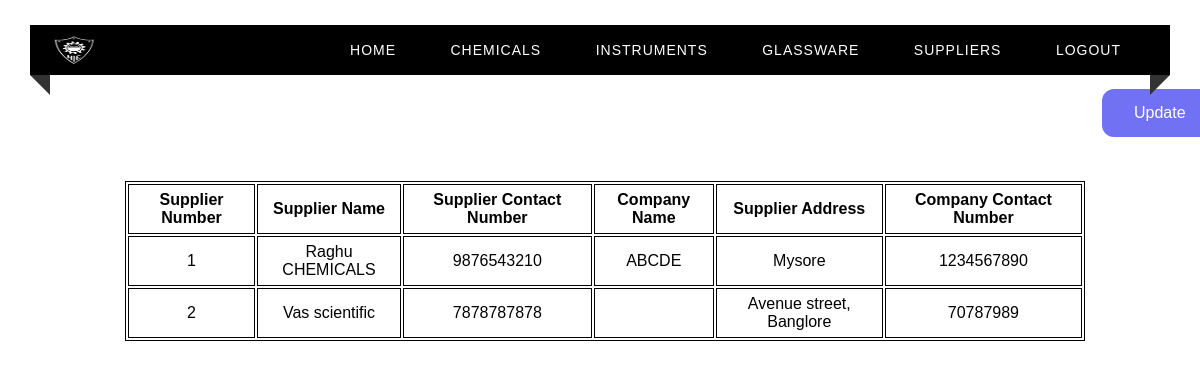
Before: /suppliers with the older database file.
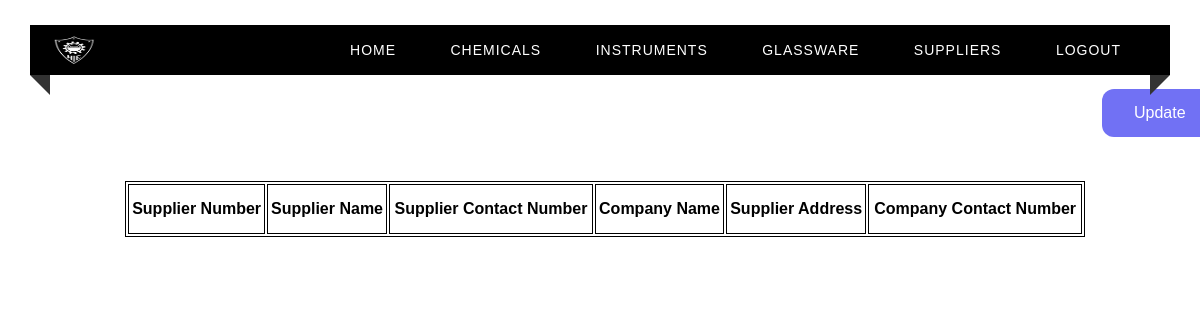
After: the same page with the newer database file.
### tables this page shows
CREATE TABLE SUPPLIER(
    Supplier_No INTEGER PRIMARY KEY ,
    Supplier_Name VARCHAR(30) NOT NULL,
    Supplier_Contact_No VARCHAR(13) NOT NULL,
    Company_Name VARCHAR(40),
    Supplier_Address VARCHAR(100),
    Company_Contact_No VARCHAR(13)
);

### app.py (the view)
@app.route("/suppliers")
def suppliers() :
    c = get_db()
    cur = c.cursor()
    cur.execute("SELECT * from SUPPLIER")
    return render_template("suppliers.html", test=cur.fetchall())

### app.py (called while the page is built)
def get_db():
    db = getattr(g, '_database', None)
    if db is None:
        db = g._database = sqlite3.connect(DATABASE)
    return db

@app.teardown_appcontext
def close_connection(exception):
    db = getattr(g, '_database', None)
    if db is not None:
        db.close()

### templates/suppliers.html (shortened to what this page needs)
<html>
<head>
    <link rel="stylesheet" type="text/css" href="../static/home.css">
</head>
<body>
<div class="custom-padding">
        <nav>
            <div class="logo"><img src = "../static/nieLogo.png" width = "45px", height = "30px"></div>
            <ul class="menu-area">
                <li><a href="/home">Home</a></li>
                <li><a href="/chemicals">Chemicals</a></li>
                <li><a href="/instruments">Instruments</a></li>
                <li><a href="/glassware">Glassware</a></li>
                <li><a href="/suppliers">Suppliers</a></li>
                <li><a href="/">Logout</a></li>
            </ul>
        </nav>
        <a href="/updateSuppliersOptions" target = "_blank" class="button">Update</a>
        <div class="tab">
          <table align="center" style="margin-left : 125px; margin-top : 50px;">
              <th>Supplier Number</th>
              <th>Supplier Name </th>
              <th>Supplier Contact Number</th>
              <th>Company Name</th>
              <th>Supplier Address</th>
              <th>Company Contact Number</th>
            {% for row in test %}
            <tr>
                <td> {{ row[0] }}</td>
                <td> {{ row[1] }}</td>
                <td> {{ row[2] }}</td>
                <td> {{ row[3] }}</td>
                <td> {{ row[4] }}</td>
                <td> {{ row[5] }}</td>
            </tr>
            {% endfor %}
          </table>
        </div>
    </div>
</body>
</html>

Changed rows visible on the page:
removed SUPPLIER: Supplier_No "1", Supplier_Name "Raghu CHEMICALS", Supplier_Contact_No "9876543210", Company_Name "ABCDE", Supplier_Address "Mysore", Company_Contact_No "1234567890"
removed SUPPLIER: Supplier_No "2", Supplier_Name "Vas scientific", Supplier_Contact_No "7878787878", Supplier_Address "Avenue street, Banglore", Company_Contact_No "70787989"
